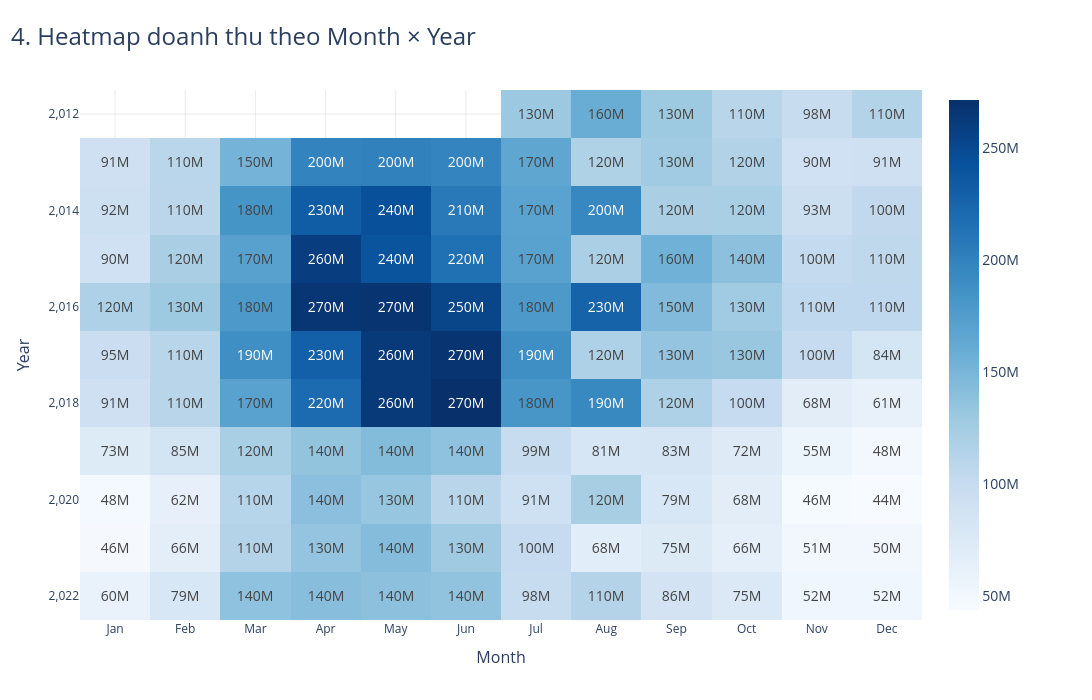

The notebook cell this image was saved under:
### Markdown cell above
## 4) Heatmap doanh thu theo Month × Year

### Code cell
heat_df = sales_daily.groupby(["year", "month"], as_index=False)["Revenue"].sum()
heat_df["month_name"] = heat_df["month"].map(MONTH_NAME_MAP)
pivot = heat_df.pivot(index="year", columns="month_name", values="Revenue")
pivot = pivot[ordered_month_cols(pivot.columns)]

fig = px.imshow(
    pivot,
    aspect="auto",
    text_auto=".2s",
    color_continuous_scale="Blues"
)
style_figure(fig, "4. Heatmap doanh thu theo Month × Year", height=700)
fig.update_xaxes(title_text="Month")
fig.update_yaxes(title_text="Year")
fig.show()

### Figure 1 — Plotly figure (JSON) as saved in the notebook; plotly's stock layout.template omitted (floating-point values rounded to 4 significant figures; data arrays with more than 128 entries replaced by an {"elided": "..."} marker saying what was removed)
{"data": [{"coloraxis": "coloraxis", "hovertemplate": "month_name: %{x}<br>year: %{y}<br>color: %{z}<extra></extra>", "name": "0", "texttemplate": "%{z:.2s}", "type": "heatmap", "x": ["Jan", "Feb", "Mar", "Apr", "May", "Jun", "Jul", "Aug", "Sep", "Oct", "Nov", "Dec"], "xaxis": "x", "y": [2012, 2013, 2014, 2015, 2016, 2017, 2018, 2019, 2020, 2021, 2022], "yaxis": "y", "z": {"elided": "11x12 float values"}}], "layout": {"coloraxis": {"colorscale": [[0, "rgb(247,251,255)"], [0.125, "rgb(222,235,247)"], [0.25, "rgb(198,219,239)"], [0.375, "rgb(158,202,225)"], [0.5, "rgb(107,174,214)"], [0.625, "rgb(66,146,198)"], [0.75, "rgb(33,113,181)"], [0.875, "rgb(8,81,156)"], [1, "rgb(8,48,107)"]]}, "font": {"size": 14}, "height": 700, "hoverlabel": {"font": {"size": 13}}, "hovermode": "x unified", "legend": {"bgcolor": "rgba(255,255,255,0.85)", "bordercolor": "rgba(0,0,0,0.08)", "borderwidth": 1, "font": {"size": 12}, "orientation": "v", "x": 1.02, "xanchor": "left", "y": 1, "yanchor": "top"}, "margin": {"b": 80, "l": 80, "r": 170, "t": 90}, "title": {"font": {"size": 24}, "text": "4. Heatmap doanh thu theo Month × Year", "x": 0.01, "xanchor": "left"}, "width": 1500, "xaxis": {"anchor": "y", "automargin": true, "domain": [0, 1], "gridcolor": "rgba(0,0,0,0.08)", "showgrid": true, "tickfont": {"size": 12}, "title": {"font": {"size": 16}, "text": "Month"}}, "yaxis": {"anchor": "x", "automargin": true, "autorange": "reversed", "domain": [0, 1], "gridcolor": "rgba(0,0,0,0.08)", "separatethousands": true, "showgrid": true, "tickfont": {"size": 12}, "title": {"font": {"size": 16}, "text": "Year"}}}}
